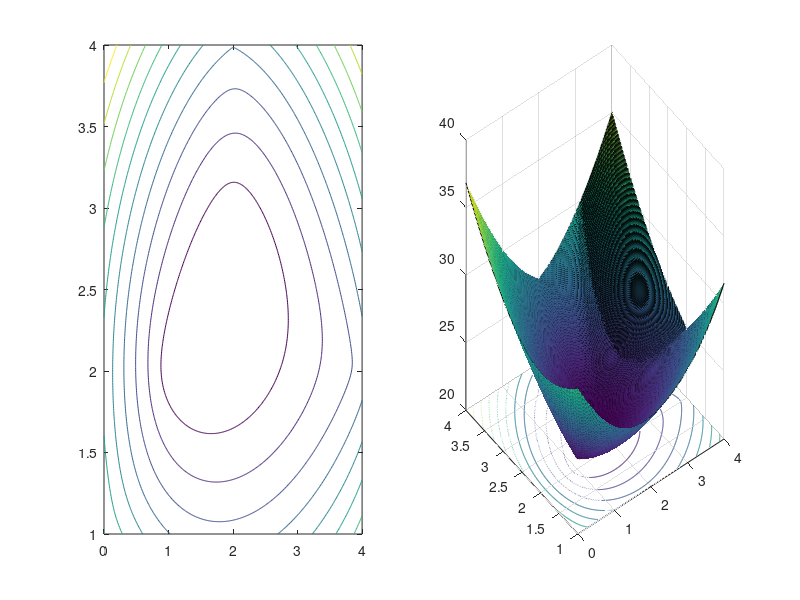

Here is the MATLAB script that generated this plot:
clc
clear
a=[0,4,2,1,2];
b=[1,2,3,2,4];
w=[2,4,1,3,2];
x=0:0.01:4;
y=1:0.01:4;
[X,Y]=meshgrid(x,y);
Z=2*((X-0).^2+(Y-1).^2).^0.5+4*((X-4).^2+(Y-2).^2).^0.5+1*((X-2).^2+(Y-3).^2).^0.5+3*((X-1).^2+(Y-2).^2).^0.5+2*((X-2).^2+(Y-4).^2).^0.5;
subplot(1,2,1)
contour(X,Y,Z)
subplot(1,2,2)
surfc(X,Y,Z)

%% MATLAB
%% فاصله مجذور اقلیدوسی
